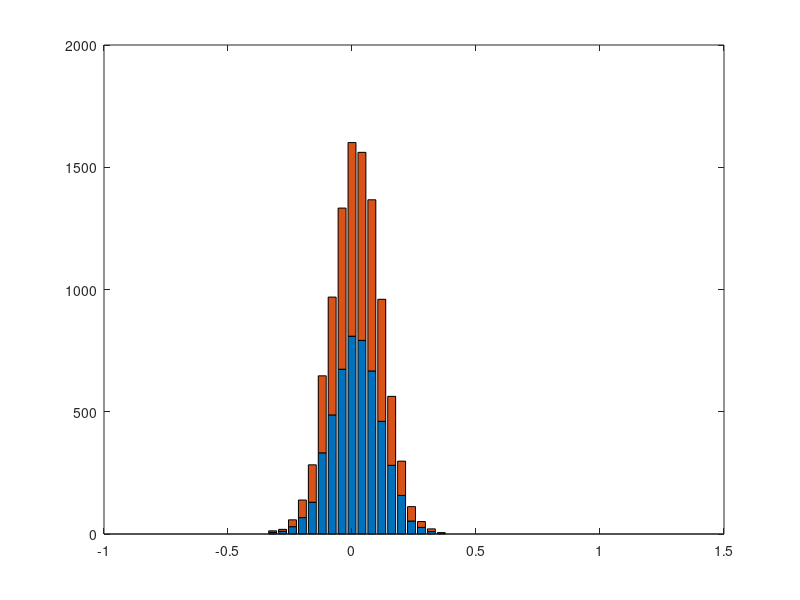

Source code (MATLAB): (Note: this script raises an error after producing the figure.)

% stacked histogram 
sd1 = 0.1; 
mu1 = 0; 
data1 = mu1+ sd1.*randn(5000,1); 
sd2 = 0.1; 
mu2 = 0; 
data2 = mu2+ sd2.*randn(5000,1); 

% bin specs. 
nbins = 50; 
bound = 1; 
bins = linspace(-bound,bound,nbins); 

fig = figure; 

% first histogram
y1 = hist(data1, bins); 

% second histogram
y2 = hist(data2, bins);

% stacked histograms 
bar([y1.' y2.'],'stacked')

% relabelx-axis range/ticks 
xd = findobj('-property','XData'); 

for i=1:2
    dat = get(xd(i),'XData');
    dat = 2*dat/nbins - bound; 
    set(xd(i),'XData',dat); 
end

% PLOTLY 
response = fig2plotly(fig,'filename','matlab_stacked_histogram');
plotly_url = response.url;
